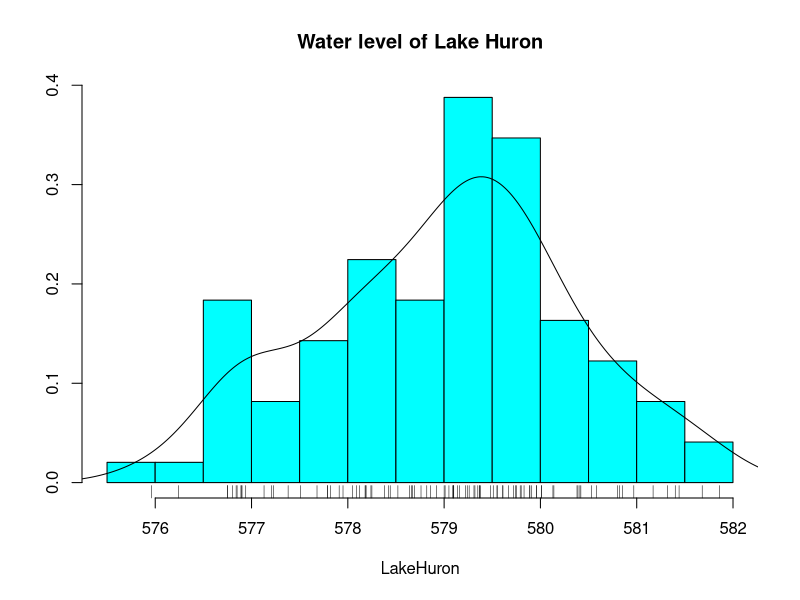
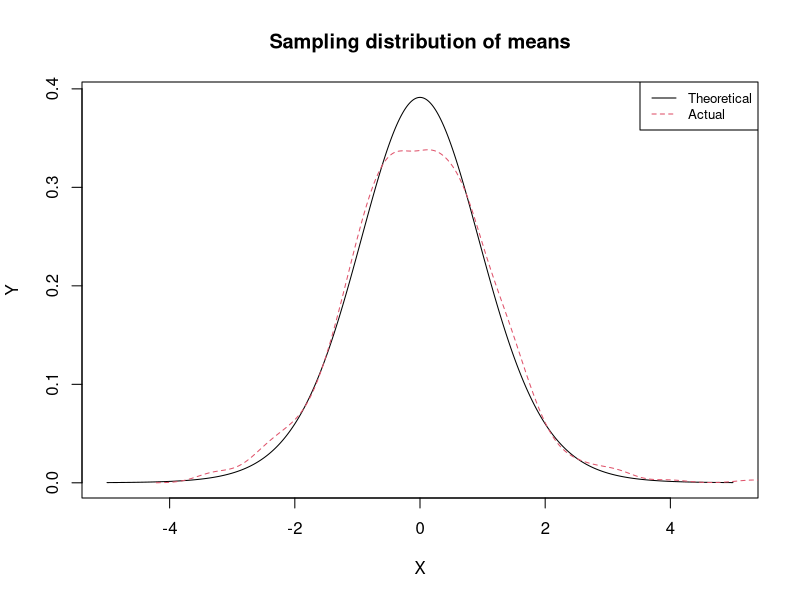
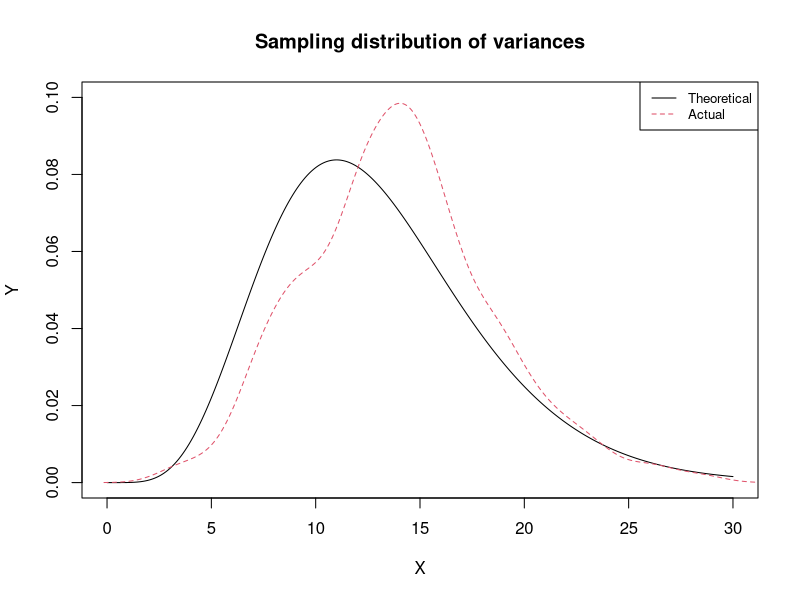

Source code (R) for these figures, in order:
## ---- chunk 1
knitr::opts_chunk$set(echo = TRUE)
library(MASS)
set.seed(18081932)
## ---- chunk 2
data.summary <- summary(LakeHuron)
print(data.summary)
## ---- chunk 3
upper.fluctuation <- (data.summary[6] - data.summary[4])/data.summary[4]
lower.fluctuation <- (data.summary[4] - data.summary[1])/data.summary[4]

up <- round(upper.fluctuation * 100, 2)
cat(paste(sep = "", "The highest level is ", up, "% above the mean.\n"))

dn <- round(lower.fluctuation * 100, 2)
cat(paste(sep = "", "The lowest level is ", dn, "% below the mean.\n"))
## ---- chunk 4
truehist(LakeHuron, nbins = 14, main = "Water level of Lake Huron")
lines(density(LakeHuron))
rug(LakeHuron)
## ---- chunk 5
sig.p <- 0.05 # Significant p-value.
normality.result <- shapiro.test(LakeHuron)
p.val <- round(normality.result[["p.value"]], 3)
if (p.val > sig.p) {
  cat(paste(sep = "", "Shapiro-Wilk test has p-value ", p.val, ".\n"))
  cat(paste(sep = "", "Data is normal ", "at significance level ", sig.p, ".\n"))
} else {
  cat(paste(sep = "", "Shapiro-Wilk test has p-value ", p.val, ".\n"))
  cat(paste(sep = "", "Data is NOT normal ", "at significance level ", sig.p, ".\n"))
}
## ---- chunk 6
population.size <- length(LakeHuron)
sample.size <- population.size / 7
n.samples <- 500

sample_stats <- function(i) {
  # This function has a dummy argument. We have it so that it can be invoked
  # through an apply family of functions.
  s <-
    LakeHuron[sample(population.size, sample.size, replace = TRUE)]
  c(mean(s), sd(s))
}

sample.stats <- sapply(1:n.samples, sample_stats)
population.mean <- mean(LakeHuron)
sample.t <-
  (sample.stats[1,] - population.mean) / (sample.stats[2,] / sqrt(sample.size))

# Get the domain of the t-distribution that best fits our standardized sample 
# means.
L <- round(max(abs(range(sample.t))))
X <- seq(from = -L, to = L, length.out = n.samples)
Y <- dt(X, df = sample.size - 1)
plot(X, Y, type = "l", lty = 1, col = 1)
lines(density(sample.t), lty = 2, col = 2)
legend.text <- c("Theoretical", "Actual")
legend("topright", col = c(1, 2), lty = c(1, 2), legend = legend.text, cex = 0.8)
title(main = "Sampling distribution of means")
## ---- chunk 7
sample.var <- sample.stats[2, ]^2

# The var function of R always computes the sample variance.
population.var <- var(LakeHuron) * (sample.size - 1)/sample.size

sample.chisq <- (sample.size - 1) * sample.var/population.var
X.left <- seq(from = 0, to = 10, length.out = 100)
X.right <- seq(from = 10, to = 30, length.out = n.samples - length(X.left))
X <- c(X.left, X.right)
Y <- dchisq(X, df = sample.size - 1)
# We compute the density separately so that we can estimate the extent of the
# y-axis.
D <- density(sample.chisq)
plot(X, Y, type = "l", lty = 1, col = 1, ylim = c(0, round(range(D$y)[2], 1)))
lines(D, lty = 2, col = 2)
legend.text <- c("Theoretical", "Actual")
legend("topright", col = c(1, 2), lty = c(1, 2), legend = legend.text, cex = 0.8)
title(main = "Sampling distribution of variances")
